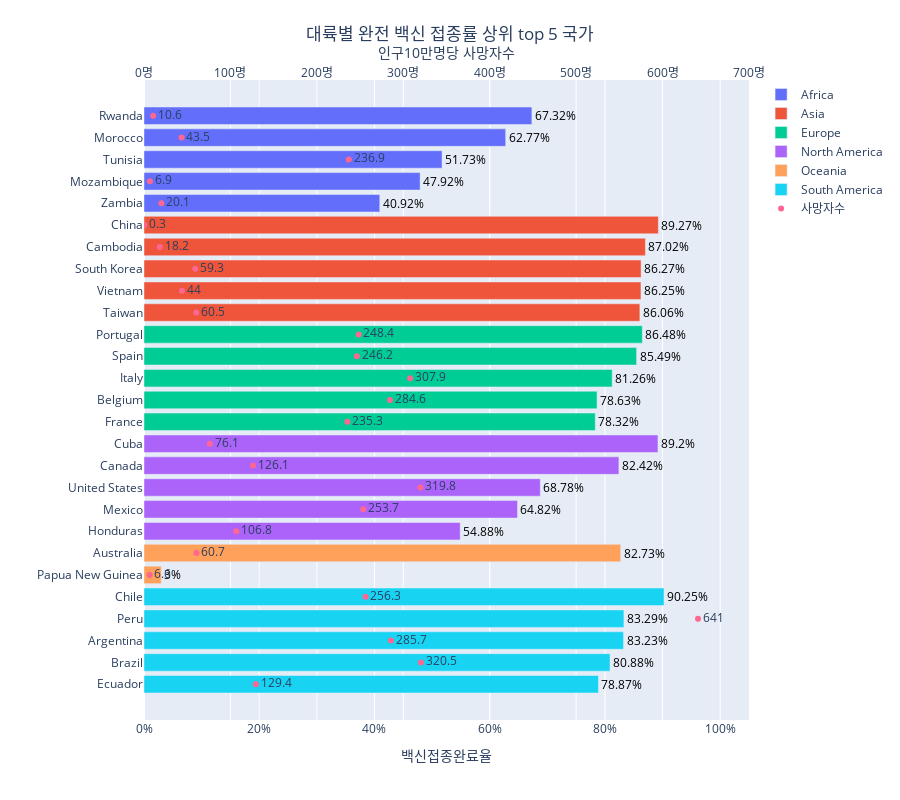

The code cell stored with this chart in its notebook:
### Code cell
fig = go.Figure()

## bar 트레이스 추가, 색상 설정을 위해 continent로 그룹화하고 for 루프 실행
for continent, group in vaccine_top5_by_continent.groupby('continent'):
    fig.add_trace(go.Bar(
        y = group['location'], x = group['인구백명당백신접종완료율'], 
        name = continent,
        text = group['인구백명당백신접종완료율'], textposition = 'outside', texttemplate = '%{text}%', 
        textfont = dict(color = 'black'), orientation = 'h'
    ))
    
## markers+text 모드인 scatter 트레이스 생성
fig.add_trace(go.Scatter(mode = 'markers+text', 
    ## xaxis를 "x2"로 설정
    xaxis = "x2",
    name = '사망자수',
    x = vaccine_top5_by_continent['십만명당사망자수'], 
    y = vaccine_top5_by_continent['location'], text = round(vaccine_top5_by_continent['십만명당사망자수'], 1), 
    textposition = 'middle right'))
    
fig.update_layout(title = dict(text = '대륙별 완전 백신 접종률 상위 top 5 국가', x = 0.5),
         xaxis = dict(title = '백신접종완료율', 
                      ticksuffix = '%', range = (0, 105)),
         ## xaxis2 축의 설정
         xaxis2 = dict(title = dict(text = '인구10만명당 사망자수', standoff = 1), 
                       side = "top", overlaying = "x",
                       range = (0, 700), ticksuffix = '명'),
         yaxis = dict(title = '', autorange = 'reversed'), 
         margin = dict(r = 100, t = 80), height = 800)

fig.show()

### Figure 1 — Plotly figure (JSON) as saved in the notebook; plotly's stock layout.template omitted (floating-point values rounded to 4 significant figures)
{"data": [{"name": "Africa", "orientation": "h", "text": [67.32, 62.77, 51.73, 47.92, 40.92], "textfont": {"color": "black"}, "textposition": "outside", "texttemplate": "%{text}%", "type": "bar", "x": [67.32, 62.77, 51.73, 47.92, 40.92], "y": ["Rwanda", "Morocco", "Tunisia", "Mozambique", "Zambia"]}, {"name": "Asia", "orientation": "h", "text": [89.27, 87.02, 86.27, 86.25, 86.06], "textfont": {"color": "black"}, "textposition": "outside", "texttemplate": "%{text}%", "type": "bar", "x": [89.27, 87.02, 86.27, 86.25, 86.06], "y": ["China", "Cambodia", "South Korea", "Vietnam", "Taiwan"]}, {"name": "Europe", "orientation": "h", "text": [86.48, 85.49, 81.26, 78.63, 78.32], "textfont": {"color": "black"}, "textposition": "outside", "texttemplate": "%{text}%", "type": "bar", "x": [86.48, 85.49, 81.26, 78.63, 78.32], "y": ["Portugal", "Spain", "Italy", "Belgium", "France"]}, {"name": "North America", "orientation": "h", "text": [89.2, 82.42, 68.78, 64.82, 54.88], "textfont": {"color": "black"}, "textposition": "outside", "texttemplate": "%{text}%", "type": "bar", "x": [89.2, 82.42, 68.78, 64.82, 54.88], "y": ["Cuba", "Canada", "United States", "Mexico", "Honduras"]}, {"name": "Oceania", "orientation": "h", "text": [82.73, 3], "textfont": {"color": "black"}, "textposition": "outside", "texttemplate": "%{text}%", "type": "bar", "x": [82.73, 3], "y": ["Australia", "Papua New Guinea"]}, {"name": "South America", "orientation": "h", "text": [90.25, 83.29, 83.23, 80.88, 78.87], "textfont": {"color": "black"}, "textposition": "outside", "texttemplate": "%{text}%", "type": "bar", "x": [90.25, 83.29, 83.23, 80.88, 78.87], "y": ["Chile", "Peru", "Argentina", "Brazil", "Ecuador"]}, {"mode": "markers+text", "name": "사망자수", "text": [256.3, 641, 285.7, 320.5, 129.4, 60.7, 6.6, 76.1, 126.1, 319.8, 253.7, 106.8, 248.4, 246.2, 307.9, 284.6, 235.3, 0.3, 18.2, 59.3, 44, 60.5, 10.6, 43.5, 236.9, 6.9, 20.1], "textposition": "middle right", "type": "scatter", "x": [256.3, 641.0, 285.7, 320.5, 129.4, 60.74, 6.586, 76.09, 126.1, 319.8, 253.7, 106.8, 248.4, 246.2, 307.9, 284.6, 235.3, 0.2978, 18.23, 59.3, 43.98, 60.47, 10.65, 43.48, 236.9, 6.858, 20.08], "xaxis": "x2", "y": ["Chile", "Peru", "Argentina", "Brazil", "Ecuador", "Australia", "Papua New Guinea", "Cuba", "Canada", "United States", "Mexico", "Honduras", "Portugal", "Spain", "Italy", "Belgium", "France", "China", "Cambodia", "South Korea", "Vietnam", "Taiwan", "Rwanda", "Morocco", "Tunisia", "Mozambique", "Zambia"]}], "layout": {"height": 800, "margin": {"r": 100, "t": 80}, "title": {"text": "대륙별 완전 백신 접종률 상위 top 5 국가", "x": 0.5}, "xaxis": {"range": [0, 105], "ticksuffix": "%", "title": {"text": "백신접종완료율"}}, "xaxis2": {"overlaying": "x", "range": [0, 700], "side": "top", "ticksuffix": "명", "title": {"standoff": 1, "text": "인구10만명당 사망자수"}}, "yaxis": {"autorange": "reversed", "title": {"text": ""}}}}
